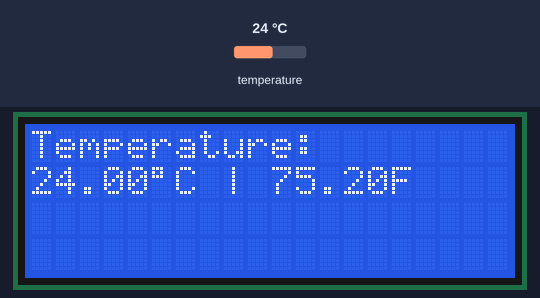
Recording of a sketch running on a simulated Arduino Uno, built with avr-gcc and run on an emulated ATmega328P. On the bench: 20×4 character LCD. Inputs (shaded band) come from the test bench; at power-on: temperature 24 °C. What the sketch prints to the serial monitor is not drawn.

Above: at 3.4 s.
3.5 s: temperature set to 12 °C
At 4.5 s:
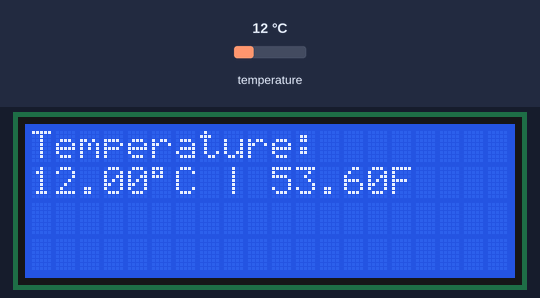
5.1 s: temperature set to 19 °C
At 6.4 s:
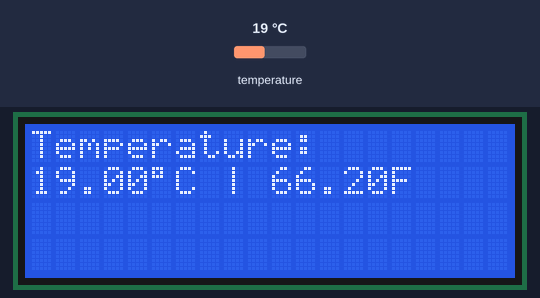
6.7 s: temperature set to 28 °C
At 8.2 s:
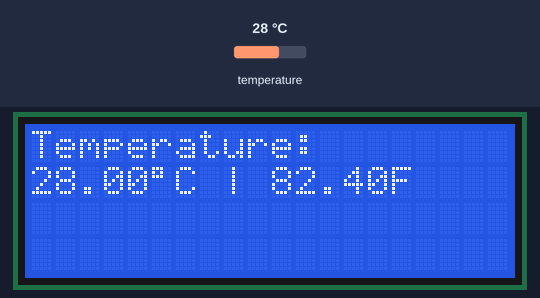
Timing chart, 0 to 9.7 s (numbered marks = the images above; inputs shaded):
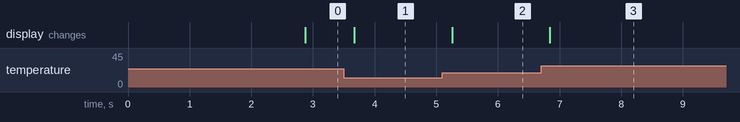

The sketch:

DS18b20-LCD.ino
```cpp
#include <OneWire.h>
#include <DallasTemperature.h>
#include <Wire.h>
#include <LiquidCrystal_I2C.h>

LiquidCrystal_I2C lcd(0x27,20,4);
#define ONE_WIRE_BUS 2
OneWire oneWire(ONE_WIRE_BUS);


DallasTemperature sensors(&oneWire);

void setup(void)
{

  Serial.begin(9600);
  sensors.begin();
  lcd.init();
  lcd.backlight();
  lcd.setCursor(0,0);
  lcd.setCursor(0,1);
  delay(2000);
  lcd.clear();
}
void loop(void)
{

  sensors.requestTemperatures();
  float tempC = sensors.getTempCByIndex(0);
  if(tempC != DEVICE_DISCONNECTED_C)
  {
    Serial.print("Temperature for the device 1 (index 0) is:");
    Serial.println(tempC);
    lcd.setCursor(0,0);
    lcd.print("Temperature:");
    lcd.setCursor(0,1);
    lcd.print(tempC);
    lcd.print((char)223);
    lcd.print("C");
    lcd.print(" | ");
    lcd.print(DallasTemperature::toFahrenheit(tempC));
    lcd.print("F");
  }
}
```

Measured:
- after the input at 3.5 s, the display: changes after 0.17 s (image 1)
- after the input at 5.1 s, the display: changes after 0.16 s (image 2)
- after the input at 6.7 s, the display: changes after 0.14 s (image 3)
